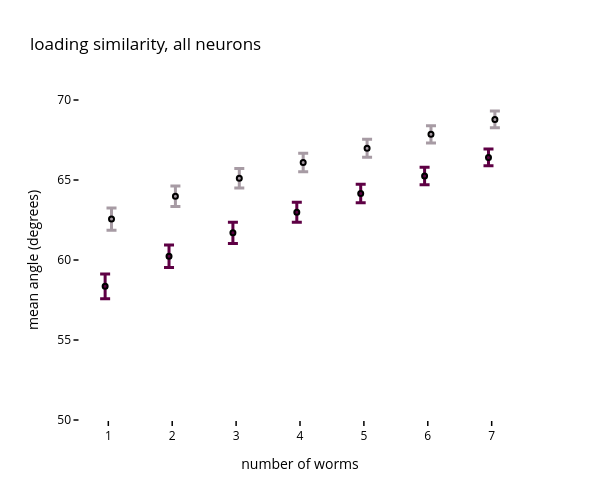

Notebook code cell kept with this figure:
### Code cell
# plot results
# define sca and pca colors
eBarColors = ['#5e0044','#a79ba4']


# define some plotting parameters
eBarThickness = 3
eBarWidth = 5
markerSize = 5
markerLineWidth = 2

# initialize figure
fig = go.Figure()

# cycle through number of worms
for ii in range(len(SCA_minAngle)):


    # sca
    scaTrace = go.Scatter(
        x = [(ii*2)-0.1],y = [np.mean(SCA_minAngle[ii])],
        error_y = dict(
            type = 'data',
            array = [np.std(SCA_minAngle[ii])/np.sqrt(len(SCA_minAngle[ii]))],visible = True,thickness = eBarThickness,width = eBarWidth),
        marker = dict(
            color = eBarColors[0],
            size = markerSize,
            line = dict(
                color = 'black',
                width = markerLineWidth
            )
        ),showlegend = False
    )
    fig.add_trace(scaTrace)

    # pca
    pcaTrace = go.Scatter(
        x = [(ii*2)+0.1],y = [np.mean(PCA_minAngle[ii])],
        error_y = dict(
            type = 'data',
            array = [np.std(PCA_minAngle[ii])/np.sqrt(len(PCA_minAngle[ii]))],visible = True,thickness = eBarThickness,width = eBarWidth),
        marker = dict(
            color = eBarColors[1],
            size = markerSize,
            line = dict(
                color = 'black',
                width = markerLineWidth
            )
        ),showlegend = False
    )
    fig.add_trace(pcaTrace)


# clean up figure
fig.update_layout(height =500,width =600,title = 'loading similarity, all neurons',title_font_color = 'black',
                  paper_bgcolor = 'white',
                  plot_bgcolor = 'white')
fig.update_yaxes(showgrid = False,zeroline = False,visible = False)
fig.update_yaxes(color = 'black',ticks = 'outside',visible = True,showline = True,linewidth = 1.5,tickwidth = 1.5, title = ' mean angle (degrees)', range = [50,70] )
fig.update_xaxes(color = 'black',showgrid = False,zeroline = False,visible = False)
fig.update_xaxes(color = 'black',showgrid = False,zeroline = False,showline=True,
                 ticks = 'outside',tickvals = list(np.arange(7)*2),ticktext = [str(x+1) for x in range(7)],visible = True,tickwidth = 1.5,title='number of worms')

# save figure
# fig.write_image(figDir + '/stats/loadingSimilarity_allNeurons_degrees.pdf')
fig.show()

# display p values (rank sum test) for each comparison
for ii in range(7):
    res_test = scipy.stats.ranksums(SCA_minAngle[ii],PCA_minAngle[ii])
    print(str(ii+1) + ' p = '  + str(res_test.pvalue))

### Figure 1 — Plotly figure (JSON) as saved in the notebook; plotly's stock layout.template omitted (floating-point values rounded to 4 significant figures)
{"data": [{"error_y": {"array": [0.7701], "thickness": 3, "type": "data", "visible": true, "width": 5}, "marker": {"color": "#5e0044", "line": {"color": "black", "width": 2}, "size": 5}, "showlegend": false, "type": "scatter", "x": [-0.1], "y": [58.35]}, {"error_y": {"array": [0.695], "thickness": 3, "type": "data", "visible": true, "width": 5}, "marker": {"color": "#a79ba4", "line": {"color": "black", "width": 2}, "size": 5}, "showlegend": false, "type": "scatter", "x": [0.1], "y": [62.56]}, {"error_y": {"array": [0.706], "thickness": 3, "type": "data", "visible": true, "width": 5}, "marker": {"color": "#5e0044", "line": {"color": "black", "width": 2}, "size": 5}, "showlegend": false, "type": "scatter", "x": [1.9], "y": [60.24]}, {"error_y": {"array": [0.6424], "thickness": 3, "type": "data", "visible": true, "width": 5}, "marker": {"color": "#a79ba4", "line": {"color": "black", "width": 2}, "size": 5}, "showlegend": false, "type": "scatter", "x": [2.1], "y": [63.99]}, {"error_y": {"array": [0.664], "thickness": 3, "type": "data", "visible": true, "width": 5}, "marker": {"color": "#5e0044", "line": {"color": "black", "width": 2}, "size": 5}, "showlegend": false, "type": "scatter", "x": [3.9], "y": [61.7]}, {"error_y": {"array": [0.6068], "thickness": 3, "type": "data", "visible": true, "width": 5}, "marker": {"color": "#a79ba4", "line": {"color": "black", "width": 2}, "size": 5}, "showlegend": false, "type": "scatter", "x": [4.1], "y": [65.1]}, {"error_y": {"array": [0.6242], "thickness": 3, "type": "data", "visible": true, "width": 5}, "marker": {"color": "#5e0044", "line": {"color": "black", "width": 2}, "size": 5}, "showlegend": false, "type": "scatter", "x": [5.9], "y": [62.99]}, {"error_y": {"array": [0.5797], "thickness": 3, "type": "data", "visible": true, "width": 5}, "marker": {"color": "#a79ba4", "line": {"color": "black", "width": 2}, "size": 5}, "showlegend": false, "type": "scatter", "x": [6.1], "y": [66.1]}, {"error_y": {"array": [0.5832], "thickness": 3, "type": "data", "visible": true, "width": 5}, "marker": {"color": "#5e0044", "line": {"color": "black", "width": 2}, "size": 5}, "showlegend": false, "type": "scatter", "x": [7.9], "y": [64.16]}, {"error_y": {"array": [0.5597], "thickness": 3, "type": "data", "visible": true, "width": 5}, "marker": {"color": "#a79ba4", "line": {"color": "black", "width": 2}, "size": 5}, "showlegend": false, "type": "scatter", "x": [8.1], "y": [66.98]}, {"error_y": {"array": [0.5487], "thickness": 3, "type": "data", "visible": true, "width": 5}, "marker": {"color": "#5e0044", "line": {"color": "black", "width": 2}, "size": 5}, "showlegend": false, "type": "scatter", "x": [9.9], "y": [65.25]}, {"error_y": {"array": [0.5399], "thickness": 3, "type": "data", "visible": true, "width": 5}, "marker": {"color": "#a79ba4", "line": {"color": "black", "width": 2}, "size": 5}, "showlegend": false, "type": "scatter", "x": [10.1], "y": [67.85]}, {"error_y": {"array": [0.5177], "thickness": 3, "type": "data", "visible": true, "width": 5}, "marker": {"color": "#5e0044", "line": {"color": "black", "width": 2}, "size": 5}, "showlegend": false, "type": "scatter", "x": [11.9], "y": [66.41]}, {"error_y": {"array": [0.5225], "thickness": 3, "type": "data", "visible": true, "width": 5}, "marker": {"color": "#a79ba4", "line": {"color": "black", "width": 2}, "size": 5}, "showlegend": false, "type": "scatter", "x": [12.1], "y": [68.79]}], "layout": {"height": 500, "paper_bgcolor": "white", "plot_bgcolor": "white", "title": {"font": {"color": "black"}, "text": "loading similarity, all neurons"}, "width": 600, "xaxis": {"color": "black", "showgrid": false, "showline": true, "ticks": "outside", "ticktext": ["1", "2", "3", "4", "5", "6", "7"], "tickvals": [0, 2, 4, 6, 8, 10, 12], "tickwidth": 1.5, "title": {"text": "number of worms"}, "visible": true, "zeroline": false}, "yaxis": {"color": "black", "linewidth": 1.5, "range": [50, 70], "showgrid": false, "showline": true, "ticks": "outside", "tickwidth": 1.5, "title": {"text": " mean angle (degrees)"}, "visible": true, "zeroline": false}}}
